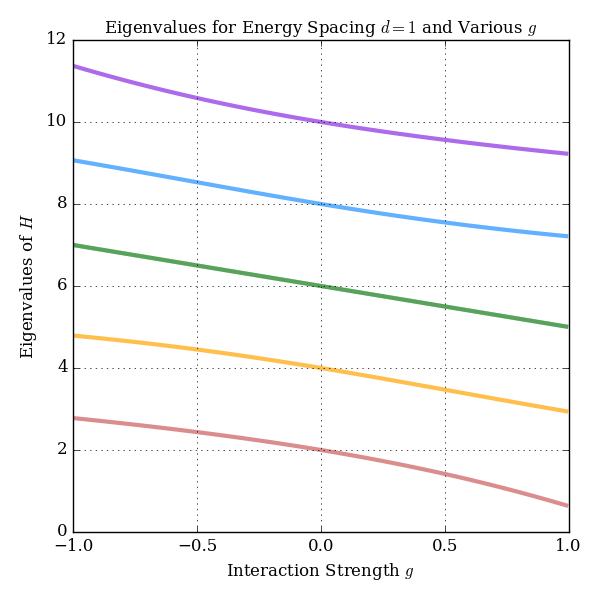

Write the Python code that produced this figure.
import matplotlib.pyplot as plt
from matplotlib.lines import Line2D
import numpy as np
import os
import sys
from pylab import *
matplotlib.rcParams['font.family'] = "serif"
from matplotlib import ticker
from matplotlib.ticker import ScalarFormatter

file = np.loadtxt("data/pairingmodel_srg.dat", unpack=True)

g = np.linspace(-1.0, 1.0, num=11)
colors = ['indianred','orange', 'yellowgreen', 'seagreen', 'dodgerblue', 'blueviolet']

plt.figure(figsize=(6,6))
fig = plt.figure(1)
axes = plt.gca()
axes.set_xlim([-1,1])
axes.tick_params(labelsize=12)


for i in range(0,6):
	plt.plot(file[0],file[i+2],linewidth=3,color=colors[i],alpha=0.7)


plt.xlabel(r'Interaction Strength $g$', fontsize=12, weight='normal', family='serif')
plt.ylabel(r'Eigenvalues of $H$', fontsize=12, weight='normal', family='serif')
plt.title(r'Eigenvalues for Energy Spacing $d=1$ and Various $g$', fontsize=12, weight='normal', family='serif')
plt.grid()
plt.tight_layout()

figname = 'eigs.png'
plt.savefig(figname, format='png')
os.system('okular '+figname)
plt.clf()